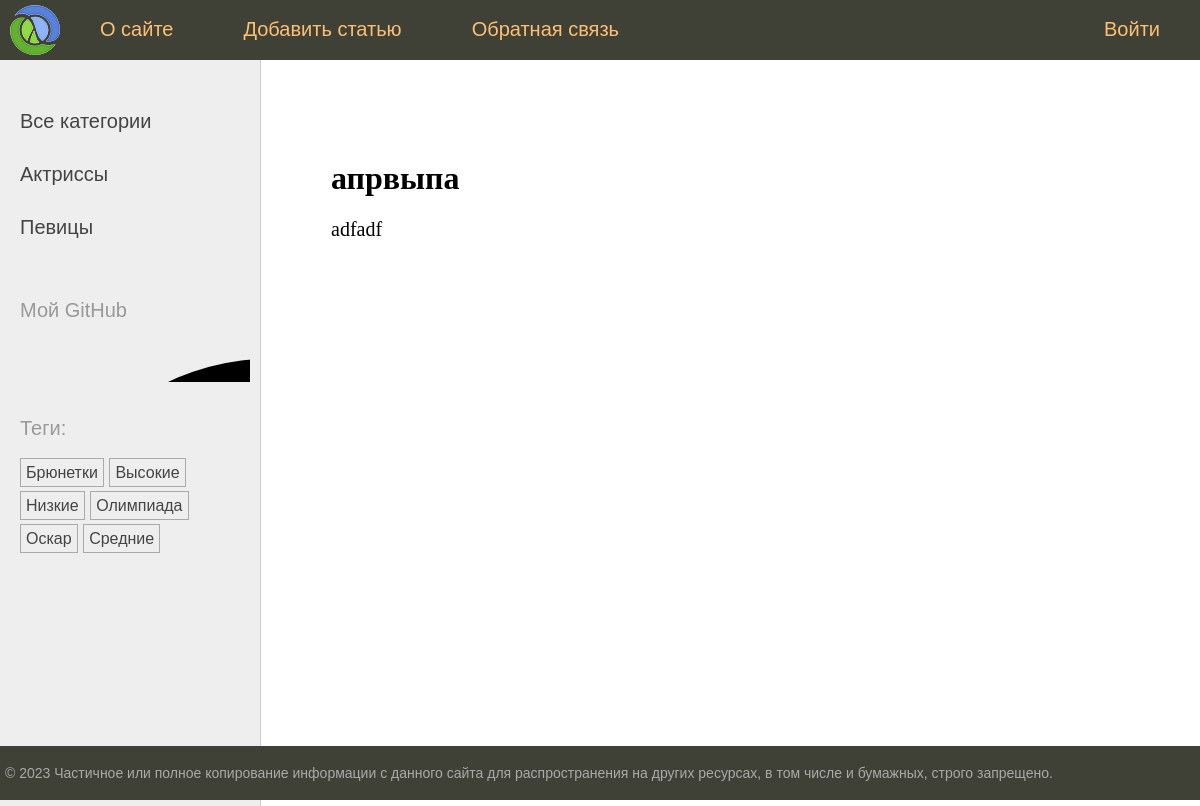
/post/adfadsf/, run on the app's committed database.
### newsline/models.py (models this page shows, shortened)
class Category(models.Model):
    name = models.CharField(max_length=100, db_index=True, verbose_name='Категория')
    slug = models.SlugField(max_length=255, unique=True, db_index=True)
    class Meta:
        verbose_name = 'Категория'
        verbose_name_plural = 'Категории'
    def get_absolute_url(self):
        return reverse('category', kwargs={'cat_slug': self.slug})

class TagPost(models.Model):
    tag = models.CharField(max_length=100, db_index=True)
    slug = models.SlugField(max_length=255, unique=True, db_index=True)
    def get_absolute_url(self):
        return reverse('tag', kwargs={'tag_slug': self.slug})

class Post(models.Model):
    class Status(models.IntegerChoices):
        DRAFT = 0, 'Черновик'
        PUBLISHED = 1, 'Опубликовано'
    title = models.CharField(max_length=255, verbose_name='Заголовок')
    slug = models.SlugField(max_length=255, unique=True, db_index=True, verbose_name='Слаг',
                            validators=[
                                MinLengthValidator(5),
                                MaxLengthValidator(255),
                            ])
    photo = models.ImageField(upload_to='photos/%Y/%m/%d', default=None, blank=True, null=True, verbose_name='Фотография')
    content = models.TextField(blank=True, verbose_name='Контент')
    time_create = models.DateTimeField(auto_now_add=True, verbose_name='Время создания')
    time_update = models.DateTimeField(auto_now=True, verbose_name='Время обновления')
    is_published = models.IntegerField(choices=Status.choices, default=Status.PUBLISHED, verbose_name='Публикация')
    cat = models.ForeignKey('Category', on_delete=models.PROTECT, related_name='posts', verbose_name='Категория')
    tags = models.ManyToManyField('TagPost', blank=True, related_name='tags', verbose_name='Теги')
    husband = models.OneToOneField('Husband', on_delete=models.SET_NULL, null=True, blank=True, related_name='woman',
                                   verbose_name='Муж')
    objects = models.Manager()
    published = PublishedManager()
    class Meta:
        verbose_name = 'Посты'
        verbose_name_plural = 'Посты'
        ordering = ['-time_create']
        indexes = [
            models.Index(fields=['-time_create'])
        ]

### newsline/views.py (the view)
# urls.py: path('post/<slug:post_slug>/', views.ShowPost.as_view(), name="post"),
class ShowPost(DataMixin, DetailView):
    model = Post
    template_name = 'newsline/post.html'
    slug_url_kwarg = 'post_slug'
    context_object_name = 'post'
    def get_context_data(self, **kwargs):
        context = super().get_context_data(**kwargs)
        return self.get_mixin_context(context, title=context['post'].title)
    def get_object(self, queryset=None):
        return get_object_or_404(Post.published, slug=self.kwargs[self.slug_url_kwarg])

### newsline/models.py (called while the page is built)
    def get_queryset(self):
        return super().get_queryset().filter(is_published=1)

### newsline/templatetags/newsline_tags.py (called while the page is built)
@register.inclusion_tag('newsline/list_categories.html')
def show_categories(cat_selected=0):
    cats = Category.objects.annotate(total=Count('posts')).filter(total__gt=0)
    return {'cats': cats, 'cat_selected': cat_selected}

@register.inclusion_tag('newsline/list_tags.html')
def show_all_tags():
    return {'tags': TagPost.objects.annotate(total=Count('tags')).filter(total__gt=0)}

### newsline/utils.py (called while the page is built)
    def get_mixin_context(self, context, **kwargs):
        context['menu'] = menu
        context['cat_selected'] = None
        context.update(kwargs)
        return context

### newsline/templates/newsline/post.html (shortened to what this page needs)
{% extends 'base.html' %}
{% block content %}
<h1>{{post.title}}</h1>
{{post.content|linebreaks}}
{% endblock %}

### newsline/templates/newsline/list_categories.html
{% for cat in cats %}
{% if cat.id == cat_selected %}
<li class="selected">{{cat.name}}</li>
{% else %}
<li><a href="{{ cat.get_absolute_url }}">{{cat.name}}</a></li>
{% endif %}
{% endfor %}

### newsline/templates/newsline/list_tags.html
{% if tags %}
<p>Теги:</p>
<ul class="tags-list">
    {% for t in tags %}
    <li><a href="{{t.get_absolute_url}}">{{t.tag}}</a></li>
    {%endfor%}
</ul>
{% endif %}

### newsline/static/newsline/css/styles.css (style rules this page uses)
html, body { font-family: 'Arial'; margin: 0; padding: 0; height: 100%; width: 100%; color: #444; }
a { color: #0059b2; text-decoration: none; }
.left-chapters ul { width: 230px; margin: 0; padding: 20px 10px 10px 20px; list-style: none; font-size: 20px; }
.left-chapters ul li { margin: 30px 0 0 0; color: #999; }
.left-chapters ul li a { color: #444; text-decoration: none; }
ul.tags-list { width: 100%; margin: 0; padding: 0; list-style: none; }
ul.tags-list li { margin: 0; padding: 0 0 10px; display: inline-block; }
ul.tags-list li a { padding: 5px; font-size: 16px; border: 1px solid #aaa; }
.content-text h1 { font-size: 32px; }

### data on the page
Category: name "Актриссы"
Category: name "Певицы"
TagPost: tag "Брюнетки"
TagPost: tag "Высокие"
TagPost: tag "Низкие"
TagPost: tag "Олимпиада"
TagPost: tag "Оскар"
TagPost: tag "Средние"
Post: title "апрвыпа", content "adfadf"

### other printed values
{{ m.title }} "О сайте" "Добавить статью" "Обратная связь" "Войти"
